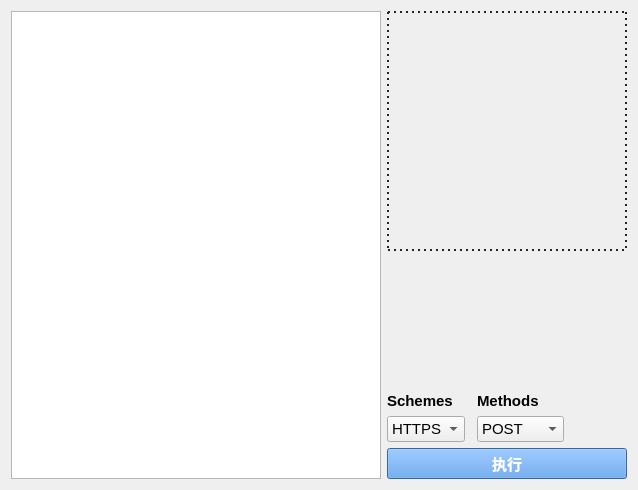
<?xml version="1.0" encoding="UTF-8"?>
<ui version="4.0">
 <class>HttpClientView</class>
 <widget class="QWidget" name="HttpClientView">
  <property name="geometry">
   <rect>
    <x>0</x>
    <y>0</y>
    <width>634</width>
    <height>490</height>
   </rect>
  </property>
  <property name="font">
   <font>
    <pointsize>11</pointsize>
    <weight>75</weight>
    <bold>true</bold>
   </font>
  </property>
  <property name="windowTitle">
   <string>HttpClientView</string>
  </property>
  <layout class="QGridLayout" name="gridLayout">
   <item row="0" column="0" rowspan="4">
    <widget class="QPlainTextEdit" name="plainTextEdit">
     <property name="minimumSize">
      <size>
       <width>370</width>
       <height>0</height>
      </size>
     </property>
     <property name="font">
      <font>
       <pointsize>11</pointsize>
       <weight>50</weight>
       <bold>false</bold>
      </font>
     </property>
    </widget>
   </item>
   <item row="0" column="1" colspan="4">
    <widget class="QLabel" name="labelImage">
     <property name="enabled">
      <bool>true</bool>
     </property>
     <property name="minimumSize">
      <size>
       <width>240</width>
       <height>240</height>
      </size>
     </property>
     <property name="maximumSize">
      <size>
       <width>16777215</width>
       <height>16777215</height>
      </size>
     </property>
     <property name="font">
      <font>
       <weight>50</weight>
       <bold>false</bold>
      </font>
     </property>
     <property name="styleSheet">
      <string notr="true">border:2px dotted #242424;</string>
     </property>
     <property name="text">
      <string/>
     </property>
    </widget>
   </item>
   <item row="1" column="1">
    <spacer name="verticalSpacer_2">
     <property name="orientation">
      <enum>Qt::Vertical</enum>
     </property>
     <property name="sizeHint" stdset="0">
      <size>
       <width>20</width>
       <height>144</height>
      </size>
     </property>
    </spacer>
   </item>
   <item row="1" column="3">
    <spacer name="verticalSpacer">
     <property name="orientation">
      <enum>Qt::Vertical</enum>
     </property>
     <property name="sizeHint" stdset="0">
      <size>
       <width>20</width>
       <height>144</height>
      </size>
     </property>
    </spacer>
   </item>
   <item row="2" column="1">
    <layout class="QVBoxLayout" name="verticalLayout">
     <item>
      <widget class="QLabel" name="labelScheme">
       <property name="enabled">
        <bool>true</bool>
       </property>
       <property name="text">
        <string>Schemes</string>
       </property>
      </widget>
     </item>
     <item>
      <widget class="QComboBox" name="cBoxScheme">
       <property name="font">
        <font>
         <weight>50</weight>
         <bold>false</bold>
        </font>
       </property>
       <item>
        <property name="text">
         <string>HTTPS</string>
        </property>
       </item>
       <item>
        <property name="text">
         <string>HTTP</string>
        </property>
       </item>
      </widget>
     </item>
    </layout>
   </item>
   <item row="2" column="2">
    <spacer name="horizontalSpacer">
     <property name="orientation">
      <enum>Qt::Horizontal</enum>
     </property>
     <property name="sizeHint" stdset="0">
      <size>
       <width>8</width>
       <height>20</height>
      </size>
     </property>
    </spacer>
   </item>
   <item row="2" column="3">
    <layout class="QVBoxLayout" name="verticalLayout_2">
     <item>
      <widget class="QLabel" name="labelHttp">
       <property name="enabled">
        <bool>true</bool>
       </property>
       <property name="text">
        <string>Methods</string>
       </property>
      </widget>
     </item>
     <item>
      <widget class="QComboBox" name="cBoxMethod">
       <property name="font">
        <font>
         <weight>50</weight>
         <bold>false</bold>
        </font>
       </property>
       <item>
        <property name="text">
         <string>POST</string>
        </property>
       </item>
       <item>
        <property name="text">
         <string>GET</string>
        </property>
       </item>
       <item>
        <property name="text">
         <string>DELETE</string>
        </property>
       </item>
       <item>
        <property name="text">
         <string>PUT</string>
        </property>
       </item>
      </widget>
     </item>
    </layout>
   </item>
   <item row="2" column="4">
    <spacer name="horizontalSpacer_2">
     <property name="orientation">
      <enum>Qt::Horizontal</enum>
     </property>
     <property name="sizeHint" stdset="0">
      <size>
       <width>64</width>
       <height>20</height>
      </size>
     </property>
    </spacer>
   </item>
   <item row="3" column="1" colspan="4">
    <widget class="QPushButton" name="btnExecute">
     <property name="minimumSize">
      <size>
       <width>240</width>
       <height>0</height>
      </size>
     </property>
     <property name="font">
      <font>
       <pointsize>11</pointsize>
      </font>
     </property>
     <property name="styleSheet">
      <string notr="true">background-color: rgb(73, 144, 226);
color: rgb(255, 255, 255);</string>
     </property>
     <property name="text">
      <string>执行</string>
     </property>
    </widget>
   </item>
  </layout>
  <zorder>layoutWidget</zorder>
  <zorder>layoutWidget</zorder>
  <zorder>plainTextEdit</zorder>
  <zorder>labelImage</zorder>
  <zorder>btnExecute</zorder>
  <zorder>horizontalSpacer</zorder>
  <zorder>verticalSpacer</zorder>
  <zorder>horizontalSpacer_2</zorder>
  <zorder>verticalSpacer_2</zorder>
 </widget>
 <resources/>
 <connections/>
</ui>
